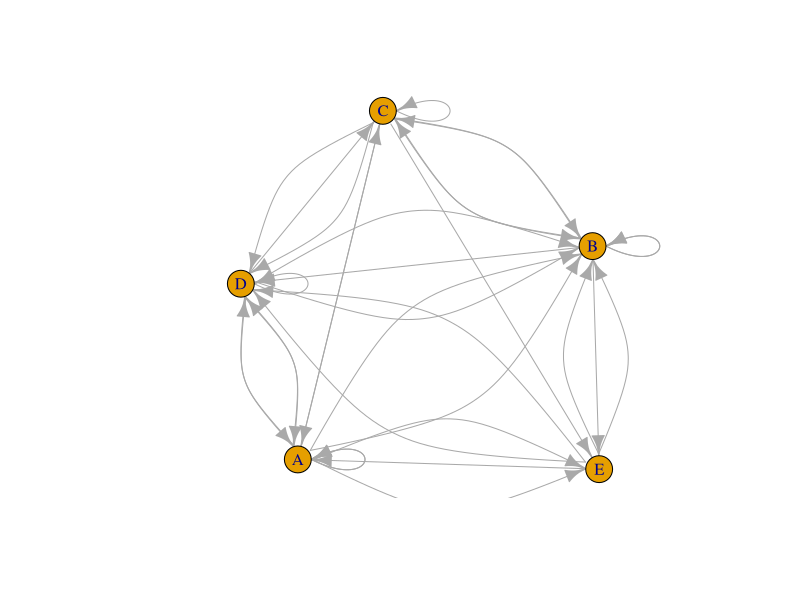

This figure's R source:
## ---- chunk 1

library(igraph)

# Create data
set.seed(10)
data <- matrix(sample(0:2, 25, replace=TRUE), nrow=5)
colnames(data) = rownames(data) = LETTERS[1:5]
 
# build the graph object
network <- graph_from_adjacency_matrix(data)
 
# plot it
plot(network)

